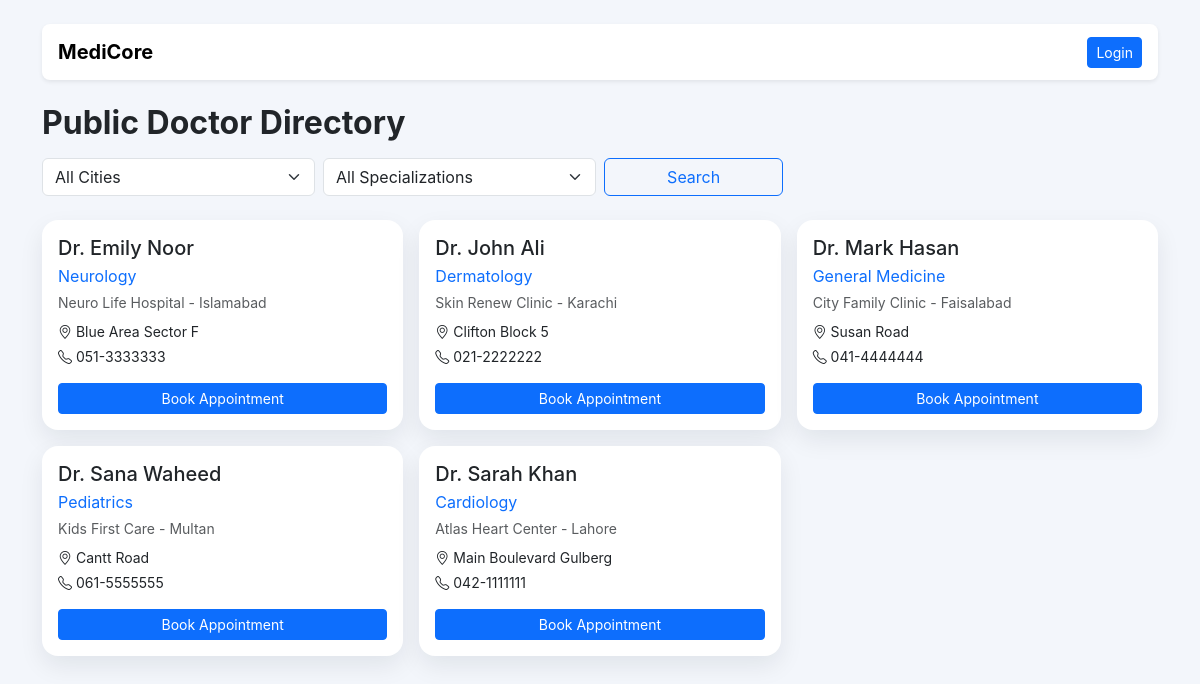
The app's page /directory/index.php with its own data.
### tables this page shows
CREATE TABLE directory_listings (
  id INT AUTO_INCREMENT PRIMARY KEY,clinic_name VARCHAR(150),doctor_name VARCHAR(120),specialization VARCHAR(120),
  city VARCHAR(100),address TEXT,phone VARCHAR(30),website VARCHAR(255),created_at TIMESTAMP DEFAULT CURRENT_TIMESTAMP
);

### config/db.php (called while the page is built, shortened)
<?php
$baseUrl = '/MediCore';
function e(?string $value): string
{
    return htmlspecialchars((string) $value, ENT_QUOTES, 'UTF-8');
}

### directory/index.php (the view, shortened to what this page needs)
<?php session_start(); require_once __DIR__ . '/../config/db.php';
$city=trim($_GET['city']??''); $spec=trim($_GET['specialization']??''); $sql='SELECT * FROM directory_listings WHERE 1=1'; $p=[]; if($city!==''){ $sql.=' AND city LIKE ?'; $p[]="%$city%";} if($spec!==''){ $sql.=' AND specialization LIKE ?'; $p[]="%$spec%";} $sql.=' ORDER BY doctor_name'; $s=$pdo->prepare($sql); $s->execute($p); $rows=$s->fetchAll();
$pageTitle='Directory'; $isPublicPage=true; include __DIR__ . '/../includes/header.php'; ?>
<nav class="navbar navbar-expand-lg bg-white shadow-sm rounded-3 mb-4 px-3"><a class="navbar-brand fw-bold" href="<?= $baseUrl ?>/index.php">MediCore</a><div class="ms-auto"><a href="<?= $baseUrl ?>/auth/login.php" class="btn btn-primary btn-sm">Login</a></div></nav>
<h2 class="fw-bold mb-3">Public Doctor Directory</h2>
<form class="row g-2 mb-4">
    <div class="col-md-3">
        <select class="form-select" name="city">
            <option value="">All Cities</option>
        </select>
    </div>
    <div class="col-md-3">
        <select class="form-select" name="specialization">
            <option value="">All Specializations</option>
        </select>
    </div>
    <div class="col-md-2"><button class="btn btn-outline-primary w-100">Search</button></div>
</form>
<div class="row g-3"><?php foreach($rows as $r): ?><div class="col-md-6 col-lg-4"><div class="card p-3 h-100"><h5 class="mb-1"><?= e($r['doctor_name']) ?></h5><p class="text-primary mb-1"><?= e($r['specialization']) ?></p><div class="small text-muted mb-2"><?= e($r['clinic_name']) ?> - <?= e($r['city']) ?></div><div class="small mb-1"><i class="bi bi-geo-alt"></i> <?= e($r['address']) ?></div><div class="small mb-3"><i class="bi bi-telephone"></i> <?= e($r['phone']) ?></div><a class="btn btn-sm btn-primary mt-auto" href="<?= $baseUrl ?>/auth/login.php">Book Appointment</a></div></div><?php endforeach; ?></div>
<?php include __DIR__ . '/../includes/footer.php'; ?>

### includes/header.php (shortened to what this page needs)
<?php
if (!isset($isAuthPage)) {
    $isAuthPage = false;
}
?>
<!DOCTYPE html>
<html lang="en">
<head>
    <link href="https://cdn.jsdelivr.net/npm/bootstrap@5.3.3/dist/css/bootstrap.min.css" rel="stylesheet">
    <link rel="stylesheet" href="https://cdn.jsdelivr.net/npm/bootstrap-icons@1.11.3/font/bootstrap-icons.min.css">
    <link rel="stylesheet" href="<?= $baseUrl ?>/assets/css/style.css">
</head>
<body class="<?= $isAuthPage ? 'auth-body' : '' ?>">
<?php if (!$isAuthPage && !$isPublicPage): ?>
<div class="app-shell">
    <?php include __DIR__ . '/sidebar.php'; ?>
    <main class="app-main">
        <div class="container-fluid p-4">
<?php elseif (!$isAuthPage): ?>
<div class="container py-4">
<?php endif; ?>

### includes/footer.php (shortened to what this page needs)
<?php if (empty($isAuthPage) && empty($isPublicPage)): ?>
        </div>
    </main>
</div>
<?php elseif (empty($isAuthPage)): ?>
</div>
<?php endif; ?>
</body>
</html>

### assets/css/style.css (style rules this page uses)
:root { --sidebar:#0f172a;--accent:#3b82f6;--bg:#f3f6fb }
body { background:var(--bg);font-family:Inter,Segoe UI,Arial,sans-serif }
.card { border:0;border-radius:1rem;box-shadow:0 10px 24px rgba(15,23,42,.08);transition:.2s }

### records on screen
directory_listings: doctor_name "Dr. Emily Noor", specialization "Neurology", clinic_name "Neuro Life Hospital", city "Islamabad", address "Blue Area Sector F", phone "051-3333333"
directory_listings: doctor_name "Dr. John Ali", specialization "Dermatology", clinic_name "Skin Renew Clinic", city "Karachi", address "Clifton Block 5", phone "021-2222222"
directory_listings: doctor_name "Dr. Mark Hasan", specialization "General Medicine", clinic_name "City Family Clinic", city "Faisalabad", address "Susan Road", phone "041-4444444"
directory_listings: doctor_name "Dr. Sana Waheed", specialization "Pediatrics", clinic_name "Kids First Care", city "Multan", address "Cantt Road", phone "061-5555555"
directory_listings: doctor_name "Dr. Sarah Khan", specialization "Cardiology", clinic_name "Atlas Heart Center", city "Lahore", address "Main Boulevard Gulberg", phone "042-1111111"
